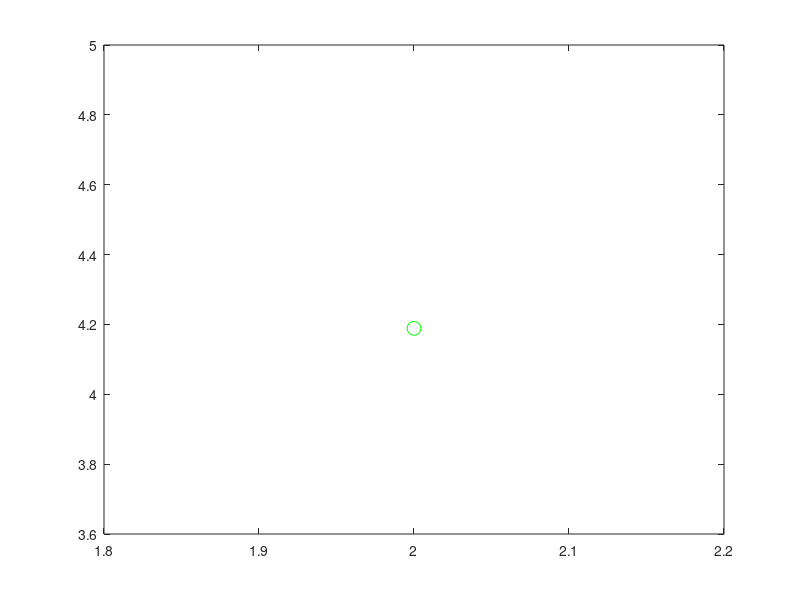

This chart was generated by the following MATLAB code: (Note: this script raises an error after producing the figure.)
% construction de la courbe P/V pour un pont
% (adimensionalisation par le rayon)

% CAS L=2, SANS GRAVITE

global Bo RR dpdz alphac Weta Wxi verbosity;
Bo = 1e12;
RR = 1;
dpdz = 0;
Weta = 1;
Wxi = 0.2;
verbosity = 0;
close all;

L = 2;



% solution limite theorique : deux portions de sphere de rayon Rc tel que
% Rc^2 = R^2 + (Rc-L/2)^2 
F = @(x)(x^2-1-(x-L/2)^2);
Rc = fzero(F,1.5)
%  Rc = 1
Kl = 2/Rc;
Vl = 2*pi/3*(L/2)^2*(3*Rc-L/2);% formule volume d'une calotte spherique
figure(21);
plot(Kl,Vl,'go','MarkerSize',10);

% geometrie initiale : pont cylindrique
t = [0:.005:1];
R0 = RR*ones(size(t));
Z0 = L*t;

R = R0;
Z = Z0;
P = 1;
V = 1; 
[R,Z,P,V] = Newton_P(R0,Z0,P,V,1);
figure(10);
hold on;
plot(R,Z,'r');
figure(21);
plot(P,V,'ro','MarkerSize',10);

% continuation en diminuant P 
[R,Z,P,V] = Loop_P(R,Z,P,V,-.02,5);
[R,Z,P,V] = Loop_P(R,Z,P,V,-.02,5);


% au passage on attrape la solution d'equilibre final 
% (volume = celui des deux portions de spheres)
[Rf,Zf,Pf,Vf] = Newton_V(R,Z,P,V,Vl);
figure(21);
plot(Pf,Vf,'go','MarkerSize',10);
figure(10);
plot(Rf,Zf,'g')

% loop V dans le virage
[R,Z,P,V] = Loop_V(R,Z,P,V,-.2,5);
[R,Z,P,V] = Loop_V(R,Z,P,V,-.2,5);

%remonte en P
[R,Z,P,V] = Loop_P(R,Z,P,V,+.1,10);
[R,Z,P,V] = Loop_P(R,Z,P,V,+.1,10);
[R,Z,P,V] = Loop_P(R,Z,P,V,+.1,10);
[R,Z,P,V] = Loop_P(R,Z,P,V,+.02,10);
[R,Z,P,V] = Loop_P(R,Z,P,V,+.004,10);

%solution limite deux spheres qui se touchent
[Rlim,Zlim,Plim,Vlim] = Newton_P(R,Z,P,V,P);
figure(10);
plot(Rlim,Zlim,'g')

% continuation en montant P 
[R,Z,P,V] = Loop_P(R0,Z0,1,0,+.1,5);
[R,Z,P,V] = Loop_P(R,Z,P,V,+.1,5);



% mise en forme des figures

figure(21);
grid on;
xlabel('P')
ylabel('V')

figure(10);
grid on;
xlabel('R')
ylabel('Z')



